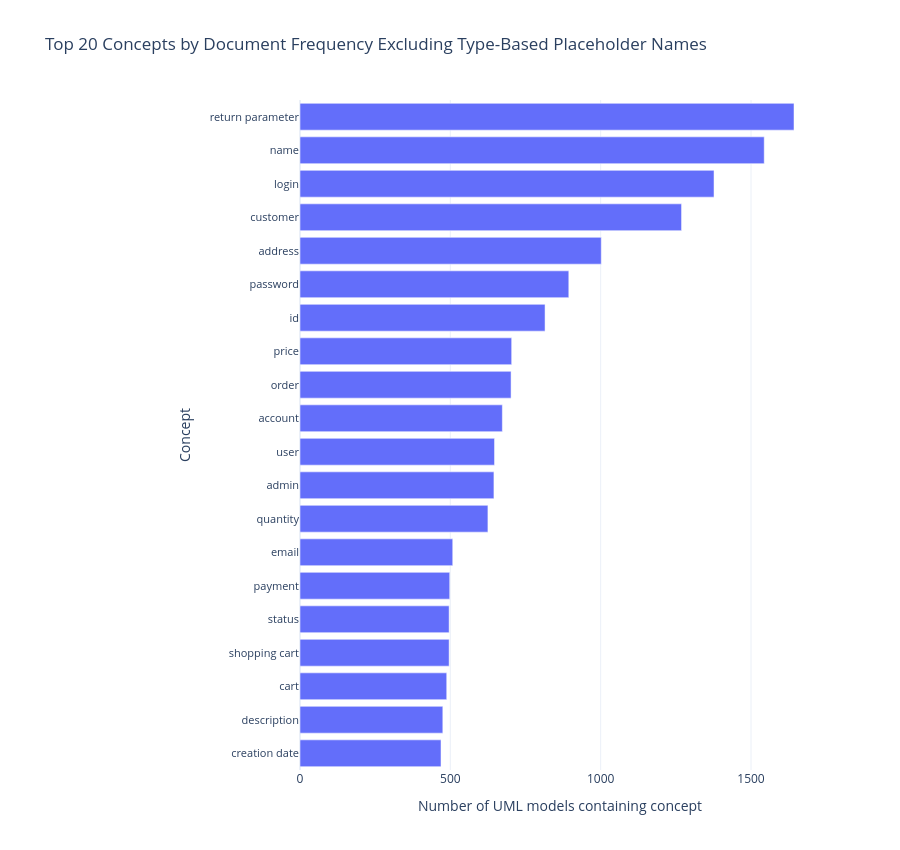

This figure's notebook cell:
### Code cell
concept_docfreq_df = (
    typed_df.loc[(~typed_df["name_missing"]) & (~typed_df["name_is_type_placeholder"]), ["doc_id", "raw_name"]]
    .drop_duplicates()
    .groupby("raw_name")
    .size()
    .reset_index(name="doc_freq")
    .rename(columns={"raw_name": "concept"})
    .sort_values("doc_freq", ascending=False)
)

top_n = 20
plot_df = concept_docfreq_df.head(top_n).sort_values("doc_freq", ascending=True)

fig = px.bar(
    plot_df,
    x="doc_freq",
    y="concept",
    orientation="h",
    title=f"Top {top_n} Concepts by Document Frequency Excluding Type-Based Placeholder Names",
    labels={"doc_freq": "Number of UML models containing concept", "concept": "Concept"},
    template=PLOTLY_TEMPLATE,
)

fig.update_layout(height=850, margin=dict(l=300), yaxis=dict(automargin=True))
fig.update_yaxes(tickfont=dict(size=11))

fig.show()

### Figure 1 — Plotly figure (JSON) as saved in the notebook; plotly's stock layout.template omitted (floating-point values rounded to 4 significant figures)
{"data": [{"hovertemplate": "Number of UML models containing concept=%{x}<br>Concept=%{y}<extra></extra>", "legendgroup": "", "marker": {"color": "#636efa", "pattern": {"shape": ""}}, "name": "", "orientation": "h", "showlegend": false, "textposition": "auto", "type": "bar", "x": [469, 475, 488, 496, 496, 498, 508, 625, 645, 647, 673, 702, 704, 815, 894, 1002, 1269, 1377, 1544, 1643], "xaxis": "x", "y": ["creation date", "description", "cart", "shopping cart", "status", "payment", "email", "quantity", "admin", "user", "account", "order", "price", "id", "password", "address", "customer", "login", "name", "return parameter"], "yaxis": "y"}], "layout": {"barmode": "relative", "height": 850, "legend": {"tracegroupgap": 0}, "margin": {"l": 300}, "title": {"text": "Top 20 Concepts by Document Frequency Excluding Type-Based Placeholder Names"}, "xaxis": {"anchor": "y", "domain": [0, 1], "title": {"text": "Number of UML models containing concept"}}, "yaxis": {"anchor": "x", "automargin": true, "domain": [0, 1], "tickfont": {"size": 11}, "title": {"text": "Concept"}}}}
